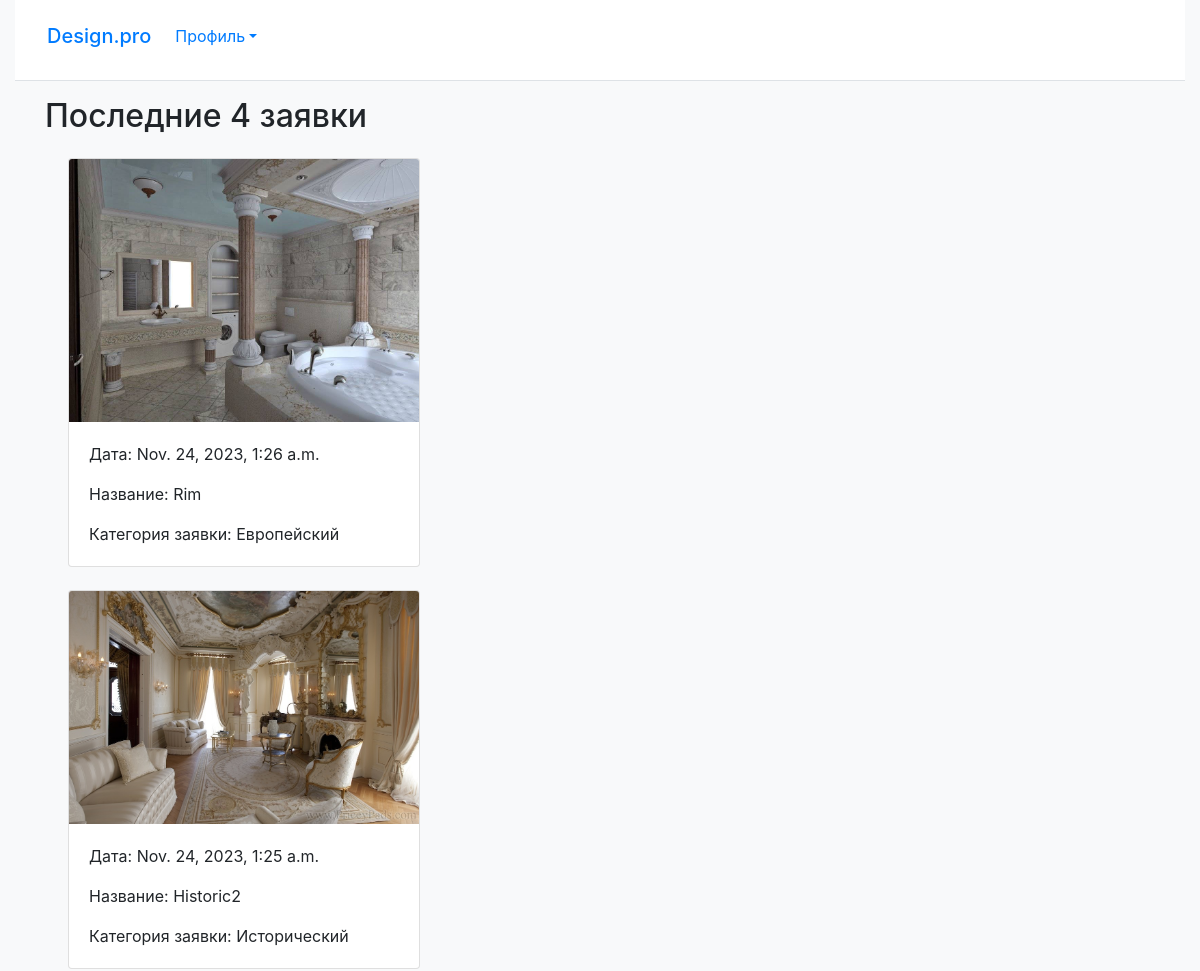
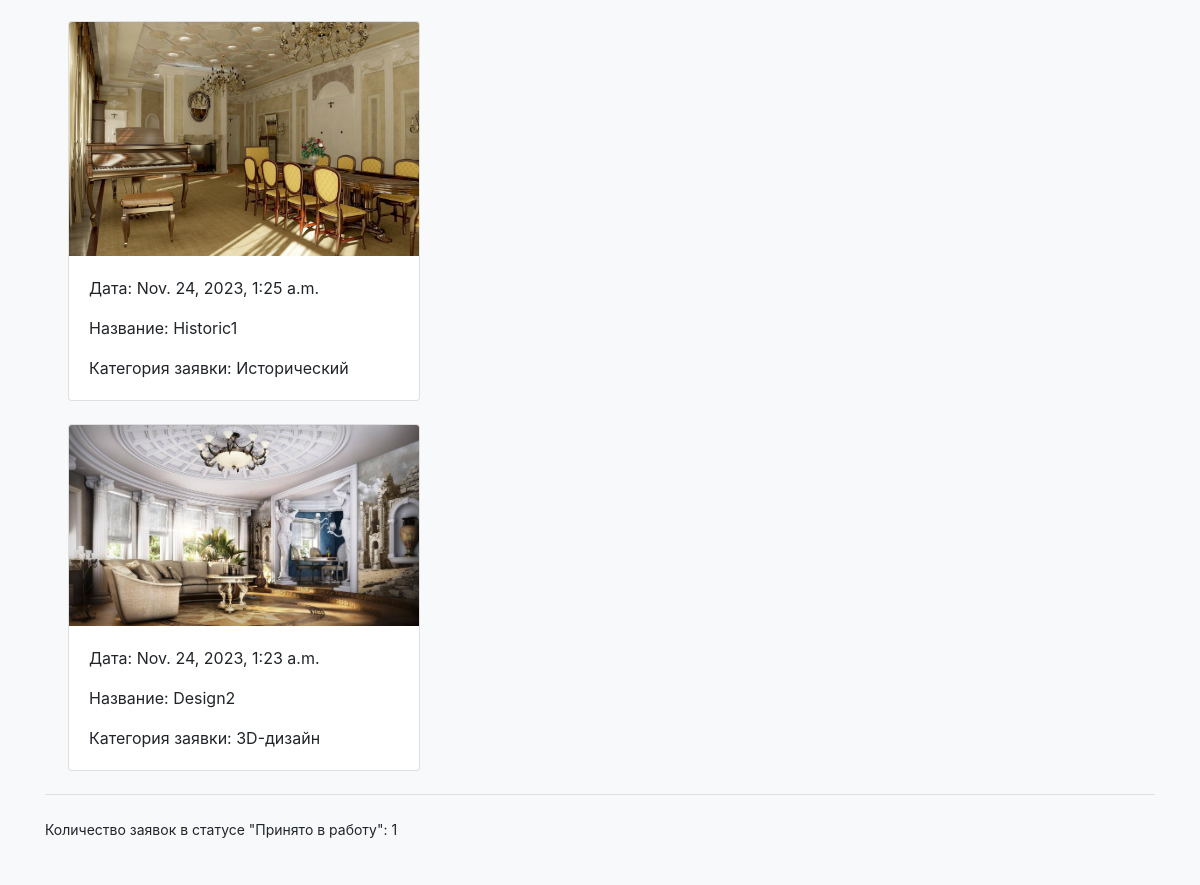
Screenshot of / (signed in) with the database file from the repository (2 pictures, top to bottom).
### serv/models.py (models this page shows, shortened)
class DesignRequest(models.Model):
    timestamp = models.DateTimeField(auto_now_add=True)
    title = models.CharField(max_length=255)
    category = models.ForeignKey('Category', on_delete=models.CASCADE, null=True)
    photo = models.ImageField(upload_to='design_photos/', validators=[validate_image_file_extension, FileExtensionValidator(['bmp', 'jpg', 'jpeg', 'png'], message='Allowed datatypes: bmp, jpg, jpeg, png')])
    image_design = models.ImageField(upload_to='image_designs/', validators=[validate_image_file_extension, FileExtensionValidator(['bmp', 'jpg', 'jpeg', 'png'], message='Allowed datatypes: bmp, jpg, jpeg, png')], blank=True)
    desc = models.CharField(max_length=3000)
    choices = (
        ('Новый', 'Новый'),
        ('Принято в работу', 'Принято в работу'),
        ('Выполнено', 'Выполнено'),
    )
    status = models.CharField(max_length=20, choices=choices, default='Новый', blank=True)
    comment = models.TextField(max_length=3000, help_text='Введите произвольный комментарий', blank=True)
    user = models.ForeignKey('ServUser', on_delete=models.CASCADE, null=False)
    class Meta:
        ordering = ['-timestamp']

class Category(models.Model):
    category_title = models.CharField(max_length=200, unique=True, help_text='Напишите категорию для дизайна интерьера')
    def __str__(self):
        return self.category_title

### serv/views.py (the view)
# urls.py: path('', index, name='index'),
def index(request):
    design_requests = DesignRequest.objects.filter(status='Выполнено').order_by('-timestamp')[:4]
    in_progress_count = DesignRequest.objects.filter(status='Принято в работу').count()
    return render(request, 'main/index.html', {'design_requests': design_requests,
                                               'in_progress_count': in_progress_count})

### serv/templates/main/index.html
{% extends "layout/basic.html" %}
{% block content %}
  <h2>Последние 4 заявки</h2>
  {% for request in design_requests %}
    <div class="card" style="width: 22rem; margin: 23px;">
        <img src="{{ request.photo.url }}" alt="{{ design_request.title }}" class="card-img-top">
      <div class="card-body">
        <p class="card-text">Дата: {{ request.timestamp }}</p>
        <p class="card-text">Название: {{ request.title }}</p>
        <p class="card-text">Категория заявки: {{ request.category }}</p>
      </div>
    </div>
  {% empty %}
    <p>Нет доступных заявок</p>
  {% endfor %}
  <footer class="mt-3 border-top">
      <small class="p-2">
          <p>Количество заявок в статусе "Принято в работу": {{ in_progress_count }}</p>
      </small>
  </footer>
{% endblock %}

### rows the page displays
DesignRequest: photo (picture), timestamp "Nov. 24, 2023, 1:26 a.m.", title "Rim", category "Европейский"
DesignRequest: photo (picture), timestamp "Nov. 24, 2023, 1:25 a.m.", title "Historic2", category "Исторический"
DesignRequest: photo (picture), timestamp "Nov. 24, 2023, 1:25 a.m.", title "Historic1", category "Исторический"
DesignRequest: photo (picture), timestamp "Nov. 24, 2023, 1:23 a.m.", title "Design2", category "3D-дизайн"

### other values shown
{{ in_progress_count }} "1"
